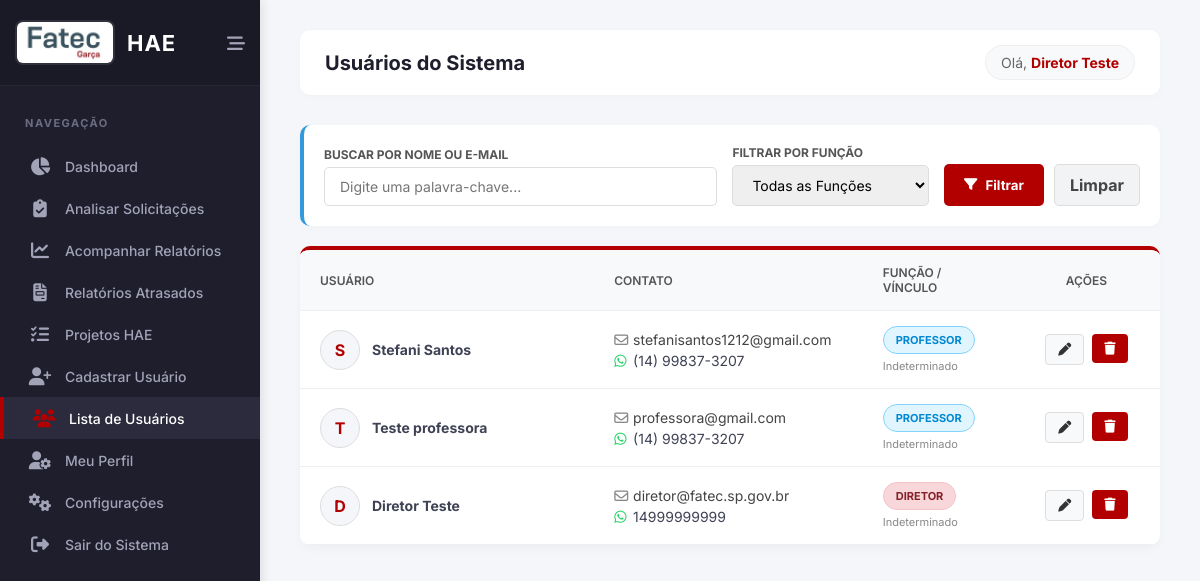
The page /listar_usuarios.php (signed in) on the database as committed earlier.
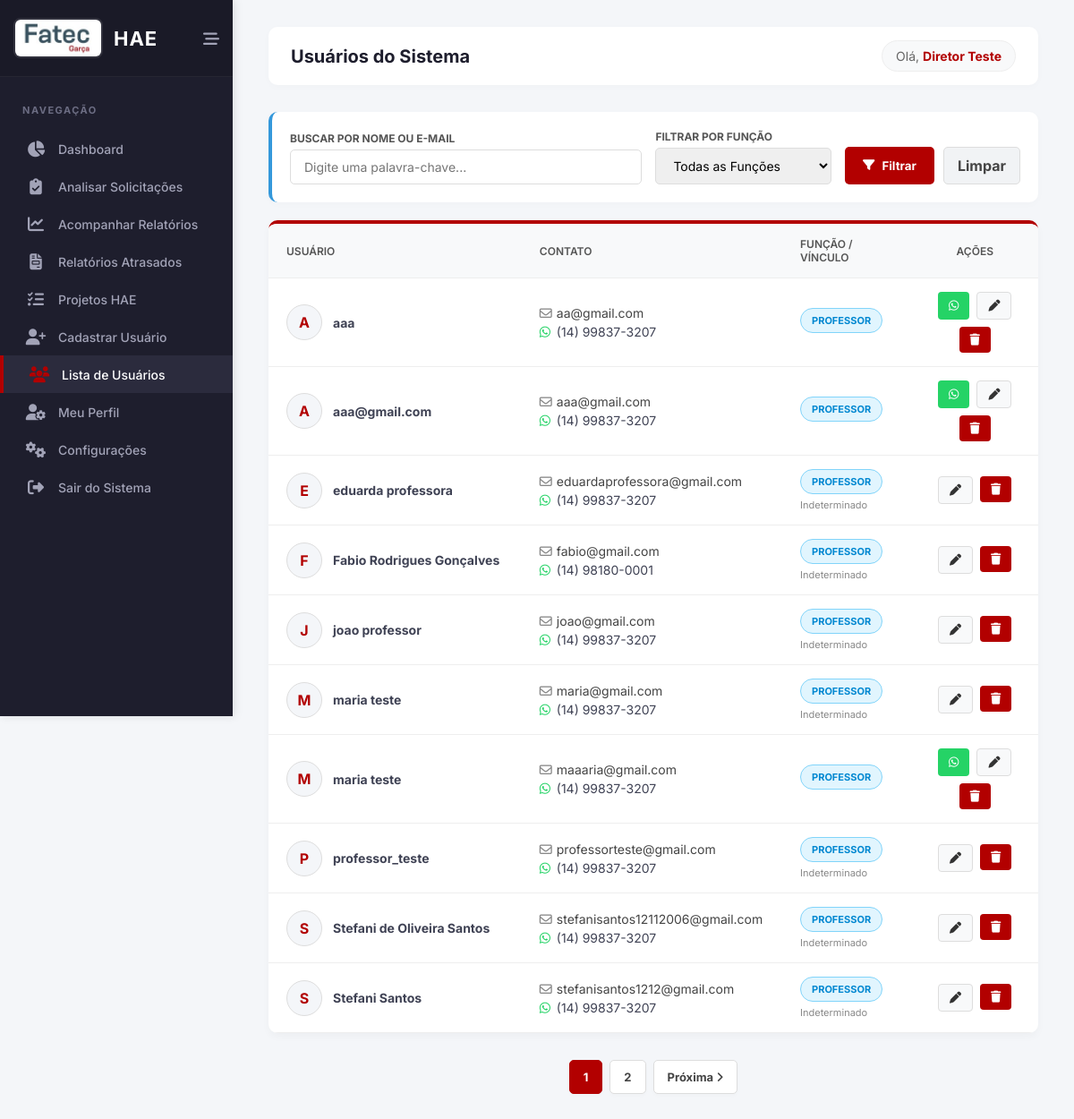
The same page on the database as committed later.
### tables this page shows
CREATE TABLE `usuarios` (
  `id` int(11) NOT NULL,
  `nome` varchar(100) NOT NULL,
  `email` varchar(100) NOT NULL,
  `telefone_whatsapp` varchar(20) DEFAULT NULL,
  `funcao` enum('Professor','Coordenador','Diretor') NOT NULL,
  `data_nascimento` date DEFAULT NULL,
  `data_admissao` date DEFAULT NULL,
  `tipo_contrato` enum('Determinado','Indeterminado') DEFAULT NULL,
  `formacao_academica` text DEFAULT NULL,
  `assinatura_path` varchar(255) DEFAULT NULL,
  `senha` varchar(255) NOT NULL,
  `primeiro_acesso` tinyint(1) DEFAULT 1
);

### listar_usuarios.php (the view, shortened to what the changed rows need)
<?php
require 'config/conexao.php';
$where = ["1=1"];
$params = [];
$sql = "SELECT id, nome, email, telefone_whatsapp, funcao, data_admissao, tipo_contrato, primeiro_acesso, data_nascimento
        FROM usuarios
        WHERE " . implode(" AND ", $where) . "
        ORDER BY funcao ASC, nome ASC";
$stmt = $pdo->prepare($sql);
$stmt->execute($params);
$usuarios_totais = $stmt->fetchAll(PDO::FETCH_ASSOC);
$limite_por_pagina = 10;
$total_usuarios = count($usuarios_totais);
$total_paginas = ceil($total_usuarios / $limite_por_pagina);
$pagina_atual_pag = isset($_GET['pagina']) ? (int)$_GET['pagina'] : 1;
$offset = ($pagina_atual_pag - 1) * $limite_por_pagina;
$usuarios = array_slice($usuarios_totais, $offset, $limite_por_pagina);
$query_params = $_GET;
unset($query_params['pagina']);
$query_string = http_build_query($query_params);
$url_base = "listar_usuarios.php?" . ($query_string ? $query_string . "&" : "");
?>
<!DOCTYPE html>
<html lang="pt-BR">
<head>
    <link rel="stylesheet" href="assets/css/painel.css">
    <link rel="stylesheet" href="https://cdnjs.cloudflare.com/ajax/libs/font-awesome/6.4.0/css/all.min.css">
</head>
<body>
    <aside class="sidebar" id="sidebar">
        <div class="sidebar-header">
            <a href="painel.php" class="brand">
                <h2 class="brand-text">HAE</h2>
            </a>
        </div>
    </aside>
    <main class="main-content">
        <header class="header">
            <div class="header-top">
                <h1>Usuários do Sistema</h1>
            </div>
        </header>
        <div class="card-table">
            <div style="overflow-x: auto;">
                <table>
                    <thead>
                        <tr>
                            <th style="width: 30%;">Usuário</th>
                            <th style="width: 25%;">Contato</th>
                            <th style="width: 15%;">Função / Vínculo</th>
                            <th style="width: 15%; text-align: center;">Ações</th>
                        </tr>
                    </thead>
                    <tbody>
                        <?php if (count($usuarios) > 0): ?>
                            <?php foreach ($usuarios as $u): ?>
                                <tr>
                                    <td>
                                        <div class="flex-col">
                                            <div class="user-avatar"><?php echo strtoupper(substr($u['nome'], 0, 1)); ?></div>
                                            <div>
                                                <strong><?php echo htmlspecialchars($u['nome']); ?></strong>
                                            </div>
                                        </div>
                                    </td>
                                    <td>
                                        <div style="color: #444;"><i class="fa-regular fa-envelope" style="color: #888; width: 15px;"></i> <?php echo htmlspecialchars($u['email']); ?></div>
                                        <div style="margin-top: 4px;">
                                            <?php if(!empty($u['telefone_whatsapp'])): ?>
                                                <i class="fa-brands fa-whatsapp" style="color: #25D366; width: 15px;"></i> <?php echo htmlspecialchars($u['telefone_whatsapp']); ?>
                                            <?php else: ?>
                                                <span class="info-sub"><i class="fa-solid fa-phone-slash" style="width: 15px;"></i> Sem telefone</span>
                                            <?php endif; ?>
                                        </div>
                                    </td>
                                    <td>
                                        <div style="margin-bottom: 5px;">
                                            <?php
                                                if($u['funcao'] == 'Diretor') echo '<span class="badge badge-diretor">Diretor</span>';
                                                elseif($u['funcao'] == 'Coordenador') echo '<span class="badge badge-coord">Coordenador</span>';
                                                else echo '<span class="badge badge-prof">Professor</span>';
                                            ?>
                                        </div>
                                        <?php if(!empty($u['tipo_contrato'])): ?>
                                            <span class="info-sub" style="margin-top: 5px;"><?php echo htmlspecialchars($u['tipo_contrato']); ?></span>
                                        <?php endif; ?>
                                    </td>
                                    <td style="text-align: center;">
                                        <div class="acoes-flex" style="justify-content: center;">
                                            <?php
                                            if (in_array($u['primeiro_acesso'], [1, 2])) {
                                                if (!empty($u['telefone_whatsapp'])) {
                                                    $num_whats = preg_replace('/[^0-9]/', '', $u['telefone_whatsapp']);
                                                    if (strlen($num_whats) >= 10) {
                                                        $senha_prov = date('dmY', strtotime($u['data_nascimento']));
                                                        $msg_reenvio = urlencode("Olá " . $u['nome'] . "! Sua senha de acesso ao portal HAE Fatec foi resetada.\n\n*Seus dados de acesso:*\nLogin: " . $u['email'] . "\nSenha provisória: " . $senha_prov . "\n\nPor favor, acesse o sistema para definir sua nova senha definitiva.\n\n https://sistemahae.page.gd");
                                                        echo '<a href="https://wa.me/55'.$num_whats.'?text='.$msg_reenvio.'" target="_blank" class="btn-action btn-whatsapp" title="Reenviar Acesso (WhatsApp)">
                                                                <i class="fa-brands fa-whatsapp"></i>
                                                              </a>';
                                                    }
                                                } else {
                                                    echo '<button type="button" class="btn-action" style="background:#eee; color:#aaa; cursor:not-allowed;" title="Sem número de WhatsApp cadastrado">
                                                            <i class="fa-brands fa-whatsapp"></i>
                                                          </button>';
                                                }
                                            }
                                            ?>
                                            <button type="button" class="btn-action btn-historico" title="Editar Rápido"
                                                onclick="abrirModalEdicao(
                                                    <?php echo $u['id']; ?>,
                                                    '<?php echo addslashes(htmlspecialchars($u['nome'])); ?>',
                                                    '<?php echo addslashes(htmlspecialchars($u['email'])); ?>',
                                                    '<?php echo addslashes(htmlspecialchars($u['telefone_whatsapp'] ?? '')); ?>',
                                                    '<?php echo $u['funcao']; ?>',
                                                    '<?php echo $u['data_admissao']; ?>',
                                                    '<?php echo $u['tipo_contrato']; ?>'
                                                )">
                                                <i class="fa-solid fa-pen"></i>
                                            </button>
                                            <form method="POST" style="display: inline-block; margin: 0;" onsubmit="return confirm('Atenção: Tem certeza que deseja EXCLUIR o usuário <?php echo addslashes(htmlspecialchars($u['nome'])); ?>? Esta ação não pode ser desfeita.');">
                                                <button type="submit" class="btn-action btn-pdf" title="Excluir Usuário">
                                                    <i class="fa-solid fa-trash"></i>
                                                </button>
                                            </form>
                                        </div>
                                    </td>
                                </tr>
                            <?php endforeach; ?>
                        <?php else: ?>
                            <tr><td colspan="4" style="text-align:center; padding: 40px; color: #888;">Nenhum usuário encontrado com os filtros selecionados.</td></tr>
                        <?php endif; ?>
                    </tbody>
                </table>
            </div>
        </div>
        <?php if ($total_paginas > 1): ?>
            <div class="paginacao">
                <?php for ($i = 1; $i <= $total_paginas; $i++): ?>
                    <a href="<?php echo $url_base . 'pagina=' . $i; ?>" class="<?php echo $i == $pagina_atual_pag ? 'active' : ''; ?>"><?php echo $i; ?></a>
                <?php endfor; ?>
                <?php if ($pagina_atual_pag < $total_paginas): ?>
                    <a href="<?php echo $url_base . 'pagina=' . ($pagina_atual_pag + 1); ?>">Próxima <i class="fa-solid fa-angle-right"></i></a>
                <?php endif; ?>
            </div>
        <?php endif; ?>
    </main>
</body>
</html>

Rows that differ between the two databases and show on the page:
no longer on this page (row edited): usuarios: nome "T", nome "Teste professora", email "professora@gmail.com", telefone_whatsapp "(14) 99837-3207", funcao "PROFESSOR", tipo_contrato "Indeterminado"
no longer on this page (row edited): usuarios: nome "D", nome "Diretor Teste", email "diretor@fatec.sp.gov.br", telefone_whatsapp "14999999999", funcao "DIRETOR", tipo_contrato "Indeterminado"
added usuarios: nome "A", nome "aaa", email "aa@gmail.com", telefone_whatsapp "(14) 99837-3207", funcao "PROFESSOR"
added usuarios: nome "A", nome "aaa@gmail.com", email "aaa@gmail.com", telefone_whatsapp "(14) 99837-3207", funcao "PROFESSOR"
added usuarios: nome "E", nome "eduarda professora", email "eduardaprofessora@gmail.com", telefone_whatsapp "(14) 99837-3207", funcao "PROFESSOR", tipo_contrato "Indeterminado"
added usuarios: nome "F", nome "Fabio Rodrigues Gonçalves", email "fabio@gmail.com", telefone_whatsapp "(14) 98180-0001", funcao "PROFESSOR", tipo_contrato "Indeterminado"
added usuarios: nome "J", nome "joao professor", email "joao@gmail.com", telefone_whatsapp "(14) 99837-3207", funcao "PROFESSOR", tipo_contrato "Indeterminado"
added usuarios: nome "M", nome "maria teste", email "maria@gmail.com", telefone_whatsapp "(14) 99837-3207", funcao "PROFESSOR", tipo_contrato "Indeterminado"
added usuarios: nome "M", nome "maria teste", email "maaaria@gmail.com", telefone_whatsapp "(14) 99837-3207", funcao "PROFESSOR"
added usuarios: nome "P", nome "professor_teste", email "professorteste@gmail.com", telefone_whatsapp "(14) 99837-3207", funcao "PROFESSOR", tipo_contrato "Indeterminado"
added usuarios: nome "S", nome "Stefani de Oliveira Santos", email "stefanisantos12112006@gmail.com", telefone_whatsapp "(14) 99837-3207", funcao "PROFESSOR", tipo_contrato "Indeterminado"
Other text that changed with them:
new list line: "1"
new list line: "2"
text now shown: "Próxima"
